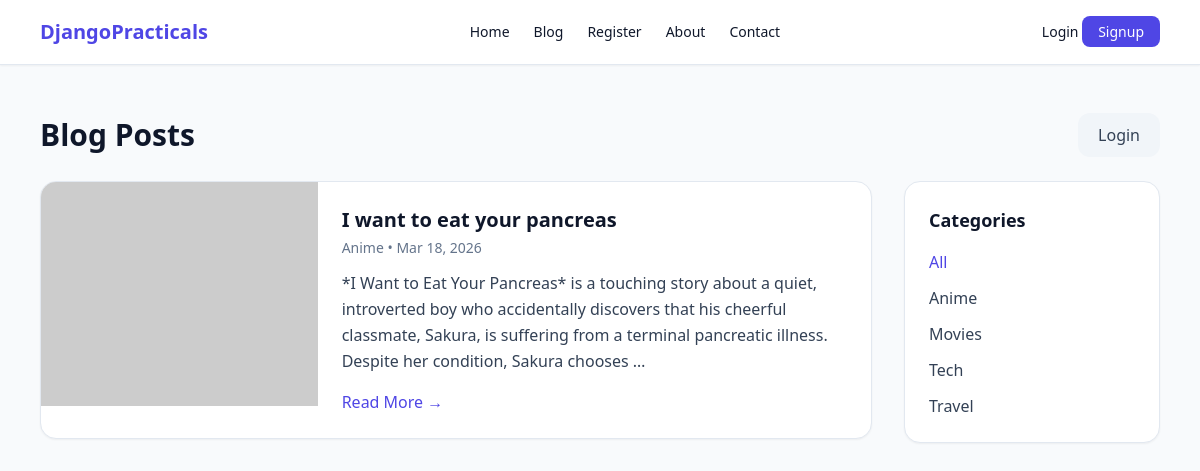
Screenshot of /blog/ with the database file from the repository.
### blog/models.py (models this page shows, shortened)
class Post(models.Model):
    title = models.CharField(max_length=200)
    content = models.TextField()
    category = models.ForeignKey(Category, on_delete=models.CASCADE, related_name='posts')
    image_url = models.URLField(blank=True, null=True)
    created_at = models.DateTimeField(auto_now_add=True)

class Category(models.Model):
    name = models.CharField(max_length=80)

### blog/views.py (the view)
# urls.py: path('', views.PostListView.as_view(), name='post_list'),
class PostListView(ListView):
    model = Post
    template_name = 'blog/post_list.html'
    context_object_name = 'posts'
    ordering = ['-created_at']
    def get_queryset(self):
        queryset = super().get_queryset()
        category_id = self.request.GET.get('category')
        if category_id:
            queryset = queryset.filter(category_id=category_id)
        return queryset
    def get_context_data(self, **kwargs):
        context = super().get_context_data(**kwargs)
        context['categories'] = Category.objects.all()
        context['selected_category'] = self.request.GET.get('category')
        return context

### templates/blog/post_list.html (shortened to what this page needs)
{% extends 'base.html' %}
{% block content %}
<div class="min-h-[calc(100vh-80px)] flex flex-col px-6 py-6">
    <div class="max-w-7xl w-full mx-auto flex items-center justify-between mb-6">
        <h1 class="text-3xl font-bold text-slate-900">Blog Posts</h1>
        {% if user.is_superuser %}
            <a href="{% url 'blog:post_create' %}"
               class="bg-indigo-600 text-white px-5 py-2.5 rounded-xl hover:bg-indigo-500 transition shadow-sm">
               + Create New Post
            </a>
        {% else %}
            <a href="{% url 'login' %}"
               class="bg-slate-100 text-slate-700 px-5 py-2.5 rounded-xl hover:bg-slate-200 transition">
               Login
            </a>
        {% endif %}
    </div>
    <div class="max-w-7xl w-full mx-auto grid grid-cols-1 lg:grid-cols-4 gap-8 flex-grow">
        <div class="lg:col-span-3 flex flex-col">
            {% for post in posts %}
                <a href="{% url 'blog:post_detail' post.pk %}" class="block">
    <article class="bg-white rounded-2xl shadow-sm border border-slate-200 hover:shadow-lg transition overflow-hidden mb-6 flex">
        <div class="w-1/3 h-56">
            {% if post.image_url %}
                <img src="{{ post.image_url }}"
                     class="w-full h-full object-cover">
            {% else %}
                <img src="https://via.placeholder.com/600x400?text=No+Image"
                     class="w-full h-full object-cover">
            {% endif %}
        </div>
        <div class="w-2/3 p-6 flex flex-col justify-between">
            <div>
                <h3 class="text-xl font-semibold text-slate-900">
                    {{ post.title }}
                </h3>
                <p class="text-sm text-slate-500 mt-1">
                    {{ post.category.name }} • {{ post.created_at|date:'M j, Y' }}
                </p>
                <p class="mt-3 text-slate-700 leading-relaxed">
                    {{ post.content|truncatewords:35 }}
                </p>
            </div>
            <span class="mt-4 text-indigo-600 font-medium">
                Read More →
            </span>
        </div>
    </article>
</a>
            {% endfor %}
        </div>
        <aside class="bg-white rounded-2xl shadow-sm border border-slate-200 p-6 h-fit">
            <h2 class="text-lg font-semibold text-slate-900 mb-4">Categories</h2>
            <ul class="space-y-3 text-slate-700">
    <li>
        <a href="{% url 'blog:post_list' %}"
           class="hover:text-indigo-600 font-medium {% if not selected_category %}text-indigo-600{% endif %}">
            All
        </a>
    </li>
    {% for cat in categories %}
        <li>
            <a href="{% url 'blog:post_list' %}?category={{ cat.id }}"
               class="hover:text-indigo-600 font-medium
               {% if selected_category == cat.id|stringformat:'s' %}text-indigo-600{% endif %}">
               {{ cat.name }}
            </a>
        </li>
    {% endfor %}
</ul>
        </aside>
    </div>
</div>
{% endblock %}

### rows the page displays
Post: title "I want to eat your pancreas", category.name "Anime", created_at "Mar 18, 2026", content "*I Want to Eat Your Pancreas* is a touching story about a quiet, introverted boy who accidentally discovers that his cheerful classmate, Sakura, is suffering from a terminal pancreatic illness. Despite her condition, Sakura chooses …"
Category: name "Anime"
Category: name "Movies"
Category: name "Tech"
Category: name "Travel"
